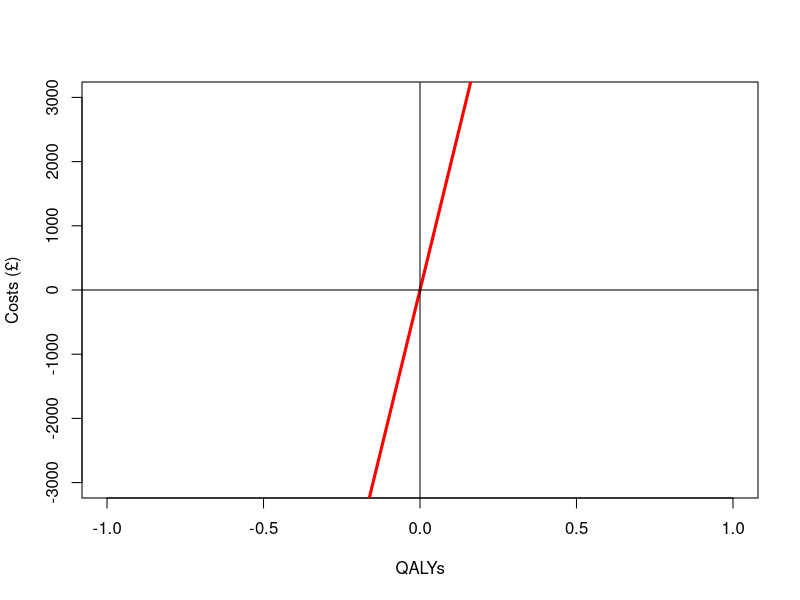

The R source for this figure:
# install.packages("truncnorm")

rm(list = ls())
gc()

###### input model parameters ######

# # age at the start
# n_age_init <- 25
# # maximum age
# n_age_max <- 110
# # number of cycles (one year cycle)
# n_t <- n_age_max - n_age_init
# # the 4 health states of the model:
# v_n <- c("H", "S1", "S2", "D") 
# # number of health states 
# n_states <- length(v_n)
# # discount rate
# d_r <- 0.035
# #number of MCMC iterations 
# n_sim <- 1000
# #cost of treatment
# c_Trt <- 50

#### function to sample model parameters ####

f_gen_psa <- function(n_sim = 1000, c_Trt = 50){
  
  require(truncnorm)
  
  df_psa <- data.frame(
    
    # Transition probabilities (per cycle)
    
    # prob Healthy -> Sick
    p_HS1   = rbeta(n = n_sim,
                    shape1 =  30,
                    shape2 =  170),
    
    # prob Sick    -> Healthy
    p_S1H   = rbeta(n = n_sim,
                    shape1 =  60,
                    shape2 =  60) ,
    
    # prob Sick    -> Sicker
    p_S1S2  = rbeta(n = n_sim,
                    shape1 =  84,
                    shape2 =  716),       
    
    # prob Healthy -> Dead
    p_HD    = rbeta(n = n_sim,
                    shape1 =  10,
                    shape2 =  1990),
    
    # rate ratio death S1 vs healthy
    hr_S1   = rlnorm(n = n_sim,
                     meanlog =  log(3),
                     sdlog =   0.01),
    
    # rate ratio death S2 vs healthy
    hr_S2   = rlnorm(n = n_sim,
                     meanlog =  log(10),
                     sdlog =  0.02),   
    
    # Cost vectors with length n_sim
    # cost p/cycle in state H
    c_H   = rgamma(n = n_sim, 
                   shape = 100, 
                   scale = 20),
    
    # cost p/cycle in state S1
    c_S1  = rgamma(n = n_sim, 
                   shape = 177.8, 
                   scale = 22.5),
    
    # cost p/cycle in state S2
    c_S2  = rgamma(n = n_sim,
                   shape = 225,
                   scale = 66.7),
    
    # cost p/cycle in state D
    c_D   = 0,
    
    # cost p/cycle of treatment
    c_Trt = c_Trt,
    
    # Utility vectors with length n_sim
    # utility when healthy
    u_H   = rtruncnorm(n = n_sim, 
                       mean = 1, 
                       sd = 0.01, 
                       b = 1),
    
    # utility when sick
    u_S1  = rtruncnorm(n = n_sim, 
                       mean = 0.75, 
                       sd = 0.02, 
                       b = 1),
    
    # utility when sicker
    u_S2  = rtruncnorm(n = n_sim, 
                       mean = 0.50,
                       sd = 0.03, 
                       b = 1),
    # utility when dead
    u_D   = 0,
    
    # utility when being treated
    u_Trt = rtruncnorm(n = n_sim,
                       mean = 0.95,
                       sd = 0.02, 
                       b = 1)  
  )
  
  return(df_psa)
}


#### Markov trace (as a function) ####

f_MM_sicksicker <- function(params) {
  # run following code with a set of data 
  with(as.list(params), {
    
    # rate of death in healthy
    r_HD    = - log(1 - p_HD) 
    # rate of death in sick
    r_S1D   = hr_S1 * r_HD 	  
    # rate of death in sicker
    r_S2D   = hr_S2 * r_HD  
    # probability of death in sick
    p_S1D   = 1 - exp(-r_S1D) 
    # probability of death in sicker
    p_S2D   = 1 - exp(-r_S2D) 
    # calculate discount weight for each cycle
    v_dwe <- v_dwc <- 1 / (1 + d_r) ^ (0:n_t) 
    #transition probability matrix for NO treatment
    m_P <- matrix(0,
                  nrow = n_states, 
                  ncol = n_states,
                  dimnames = list(v_n, v_n))
    # fill in the transition probability array
    
    ### From Healthy
    m_P["H", "H"]  <- 1 - (p_HS1 + p_HD)
    m_P["H", "S1"] <- p_HS1
    m_P["H", "D"]  <- p_HD
    ### From Sick
    m_P["S1", "H"]  <- p_S1H
    m_P["S1", "S1"] <- 1 - (p_S1H + p_S1S2 + p_S1D)
    m_P["S1", "S2"] <- p_S1S2
    m_P["S1", "D"]  <- p_S1D
    ### From Sicker
    m_P["S2", "S2"] <- 1 - p_S2D
    m_P["S2", "D"]  <- p_S2D
    ### From Dead
    m_P["D", "D"] <- 1
    # create empty Markov trace 
    m_TR <- matrix(data = NA, 
                   nrow = n_t + 1, 
                   ncol = n_states, 
                   dimnames = list(0:n_t, v_n))     
    
    # initialize Markov trace
    m_TR[1, ] <- c(1, 0, 0, 0)          
    
    ############ PROCESS #####################
    
    for (t in 1:n_t){ # throughout the number of cycles
      # estimate next cycle (t+1) of Markov trace
      m_TR[t + 1, ] <- m_TR[t, ] %*% m_P           
    }
    
    ########### OUTPUT  ######################
    
    # create vectors of utility and costs for each state
    v_u_trt    <- c(u_H, u_Trt, u_S2, u_D)
    

    v_u_no_trt <- c(u_H, u_S1, u_S2, u_D)
    v_c_trt    <- c(c_H, c_S1 + c_Trt,
                    c_S2 + c_Trt, c_D)
    
    v_c_no_trt <- c(c_H, c_S1, c_S2, c_D)
    # estimate mean QALYs and costs
    v_E_no_trt <- m_TR %*% v_u_no_trt
    
    v_E_trt    <- m_TR %*% v_u_trt
    
    v_C_no_trt <- m_TR %*% v_c_no_trt
    
    v_C_trt    <- m_TR %*% v_c_trt
    
    ### discount costs and QALYs
    #   1x31 %*% 31x1 -> 1x1
    
    te_no_trt <- t(v_E_no_trt) %*% v_dwe  
    te_trt    <- t(v_E_trt) %*% v_dwe
    
    tc_no_trt <- t(v_C_no_trt) %*% v_dwc
    
    tc_trt    <- t(v_C_trt)    %*% v_dwc
    
    results <- c(
      "Cost_NoTrt" = tc_no_trt, 
      "Cost_Trt"   = tc_trt, 
      "QALY_NoTrt" = te_no_trt, 
      "QALY_Trt" = te_trt,
      "ICER" = (tc_trt - tc_no_trt)/
        (te_trt - te_no_trt)
    )
    
    return(results)
  }) # end with function  
} # end f_MM_sicksicker function

#### Run PSA ####

f_wrapper <- function(
  
  # age at baseline
  n_age_init = 25, 
  # maximum age of follow up
  n_age_max  = 110,
  # discount rate for costs and QALYS 
  d_r = 0.035,
  # number of simulations
  n_sim   = 1000,
  # cost of treatment
  c_Trt   = 50       
  
){
  
  # need to specify environment of inner functions (to use outer function enviroment
  # alternatively - define functions within the wrapper function.
  environment(f_gen_psa)         <- environment()
  environment(f_MM_sicksicker)   <- environment()
  
  #-- Unadjustable inputs --#
  
  #  number of cycles
  n_t <- n_age_max - n_age_init
  # the 4 health states of the model:
  v_n <- c("H", "S1", "S2", "D") 
  # number of health states 
  n_states <- length(v_n) 
  
  #-- Create PSA Inputs --#
  
  df_psa <- f_gen_psa(n_sim = n_sim, 
                      c_Trt =  c_Trt)
  #--  Run PSA  --#
  
  # Initialize matrix of results outcomes
  m_out <- matrix(NaN, 
                  nrow = n_sim, 
                  ncol = 5,
                  dimnames = list(1:n_sim,
                                  c("Cost_NoTrt", "Cost_Trt",
                                    "QALY_NoTrt", "QALY_Trt",
                                    "ICER")))
  
  # run model for each row of PSA inputs
  for(i in 1:n_sim){
    
    # store results in row of results matrix
    m_out[i,]
    
  } # close model loop
  
  
  #-- Return results --#
  
  # convert matrix to dataframe (for plots)
  df_out <- as.data.frame(m_out) 
  
  # output the dataframe from the function  
  return(df_out) 
  
} # end of function

##### Run the model ######

results_1 <- f_wrapper(
  c_Trt = 200,
  n_age_init = 25,
  n_sim = 1000)

head(results_1)

plot(results_1$QALY_Trt - results_1$QALY_NoTrt, results_1$Cost_Trt - results_1$Cost_NoTrt,
     xlim = c(-1,1),
     ylim = c(-3000, 3000),
     xlab = "QALYs",
     ylab = "Costs (£)",
     pch = 20
)
points(mean(results_1$QALY_Trt - results_1$QALY_NoTrt), mean(results_1$Cost_Trt - results_1$Cost_NoTrt),
       pch = 4, col = "red")
lines(c(-1,1), c(-20000, 20000), col = "red", lwd = 3)
abline(h=0)
abline(v=0)
